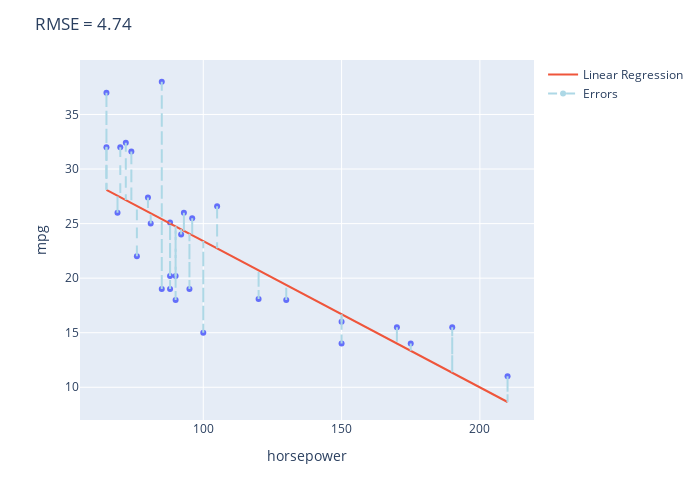

The notebook cell this image was saved under:
### Markdown cell above
The plot below shows the best-fitting linear regression model, along with the errors:

### Code cell
# generate predictions from the parameter estimates
predictions_lin_reg_1 = intercept_lin_reg_1 + slope_lin_reg_1*sample['horsepower']

# calculate the errors (AKA the residuals)
errors = sample['mpg'] - predictions_lin_reg_1

# create the plot
fig = px.scatter(x='horsepower', y='mpg', data_frame=sample, hover_data='name')
xs_for_plot = np.linspace(sample['horsepower'].min(), sample['horsepower'].max())
fig.add_trace(go.Scatter(x=xs_for_plot, y=intercept_lin_reg_1 + slope_lin_reg_1*xs_for_plot, name='Linear Regression'))
fig.add_trace(go.Scatter(x=[None], y =[None], name='Errors',   line={'dash':'dash', 'color': 'lightblue'}))
for i in np.arange(len(sample)):
    fig.add_shape(go.layout.Shape(x1=sample.iloc[i]['horsepower'],
                                  x0=sample.iloc[i]['horsepower'],
                                  y0=sample.iloc[i]['mpg'],
                                  y1=intercept_lin_reg_1 + slope_lin_reg_1 * sample.iloc[i]['horsepower'],
                                  name='Errors' if i == 0 else "",
                                  line={'dash':'dash', 'color': 'lightblue'}
                                  ))
fig.update_layout(width=700, height=500,
                  title=f'RMSE = {round(rmse([intercept_lin_reg_1, slope_lin_reg_1],sample["horsepower"], sample["mpg"]),2)}')
fig.show()

### Figure 1 — Plotly figure (JSON) as saved in the notebook; plotly's stock layout.template omitted (floating-point values rounded to 4 significant figures)
{"data": [{"customdata": [["oldsmobile cutlass ls"], ["ford fairmont futura"], ["chevrolet nova"], ["plymouth valiant custom"], ["plymouth arrow gs"], ["amc concord d/l"], ["chevrolet monte carlo landau"], ["toyota corolla 1200"], ["pontiac catalina brougham"], ["amc spirit dl"], ["chevrolet chevelle malibu"], ["ford granada gl"], ["ford torino 500"], ["opel 1900"], ["chrysler cordoba"], ["amc rebel sst"], ["renault 12 (sw)"], ["amc concord dl 6"], ["oldsmobile cutlass ciera (diesel)"], ["datsun b-210"], ["maxda rx3"], ["ford fairmont (man)"], ["mazda 626"], ["honda accord"], ["dodge d200"], ["subaru"], ["ford pinto"], ["plymouth fury gran sedan"], ["datsun 210 mpg"], ["volkswagen 411 (sw)"]], "hovertemplate": "horsepower=%{x}<br>mpg=%{y}<br>name=%{customdata[0]}<extra></extra>", "legendgroup": "", "marker": {"color": "#636efa", "symbol": "circle"}, "mode": "markers", "name": "", "orientation": "v", "showlegend": false, "type": "scatter", "x": [105, 92, 100, 95, 96, 120, 170, 65, 175, 80, 130, 88, 88, 81, 190, 150, 69, 90, 85, 70, 90, 88, 74, 72, 210, 93, 85, 150, 65, 76], "xaxis": "x", "y": [26.6, 24, 15, 19, 25.5, 18.1, 15.5, 32, 14, 27.4, 18, 20.2, 19, 25, 15.5, 16, 26, 20.2, 38, 32, 18, 25.1, 31.6, 32.4, 11, 26, 19, 14, 37, 22], "yaxis": "y"}, {"name": "Linear Regression", "type": "scatter", "x": [65, 67.96, 70.92, 73.88, 76.84, 79.8, 82.76, 85.71, 88.67, 91.63, 94.59, 97.55, 100.5, 103.5, 106.4, 109.4, 112.3, 115.3, 118.3, 121.2, 124.2, 127.1, 130.1, 133.1, 136.0, 139.0, 141.9, 144.9, 147.9, 150.8, 153.8, 156.7, 159.7, 162.7, 165.6, 168.6, 171.5, 174.5, 177.4, 180.4, 183.4, 186.3, 189.3, 192.2, 195.2, 198.2, 201.1, 204.1, 207.0, 210], "y": [28.1, 27.7, 27.31, 26.91, 26.51, 26.11, 25.72, 25.32, 24.92, 24.53, 24.13, 23.73, 23.34, 22.94, 22.54, 22.15, 21.75, 21.35, 20.95, 20.56, 20.16, 19.76, 19.37, 18.97, 18.57, 18.18, 17.78, 17.38, 16.99, 16.59, 16.19, 15.79, 15.4, 15.0, 14.6, 14.21, 13.81, 13.41, 13.02, 12.62, 12.22, 11.83, 11.43, 11.03, 10.63, 10.24, 9.841, 9.444, 9.047, 8.65]}, {"line": {"color": "lightblue", "dash": "dash"}, "name": "Errors", "type": "scatter", "x": [null], "y": [null]}], "layout": {"height": 500, "legend": {"tracegroupgap": 0}, "margin": {"t": 60}, "shapes": [{"line": {"color": "lightblue", "dash": "dash"}, "name": "Errors", "x0": 105, "x1": 105, "y0": 26.6, "y1": 22.73}, {"line": {"color": "lightblue", "dash": "dash"}, "name": "", "x0": 92, "x1": 92, "y0": 24, "y1": 24.48}, {"line": {"color": "lightblue", "dash": "dash"}, "name": "", "x0": 100, "x1": 100, "y0": 15, "y1": 23.4}, {"line": {"color": "lightblue", "dash": "dash"}, "name": "", "x0": 95, "x1": 95, "y0": 19, "y1": 24.08}, {"line": {"color": "lightblue", "dash": "dash"}, "name": "", "x0": 96, "x1": 96, "y0": 25.5, "y1": 23.94}, {"line": {"color": "lightblue", "dash": "dash"}, "name": "", "x0": 120, "x1": 120, "y0": 18.1, "y1": 20.72}, {"line": {"color": "lightblue", "dash": "dash"}, "name": "", "x0": 170, "x1": 170, "y0": 15.5, "y1": 14.02}, {"line": {"color": "lightblue", "dash": "dash"}, "name": "", "x0": 65, "x1": 65, "y0": 32, "y1": 28.1}, {"line": {"color": "lightblue", "dash": "dash"}, "name": "", "x0": 175, "x1": 175, "y0": 14, "y1": 13.34}, {"line": {"color": "lightblue", "dash": "dash"}, "name": "", "x0": 80, "x1": 80, "y0": 27.4, "y1": 26.09}, {"line": {"color": "lightblue", "dash": "dash"}, "name": "", "x0": 130, "x1": 130, "y0": 18, "y1": 19.38}, {"line": {"color": "lightblue", "dash": "dash"}, "name": "", "x0": 88, "x1": 88, "y0": 20.2, "y1": 25.01}, {"line": {"color": "lightblue", "dash": "dash"}, "name": "", "x0": 88, "x1": 88, "y0": 19, "y1": 25.01}, {"line": {"color": "lightblue", "dash": "dash"}, "name": "", "x0": 81, "x1": 81, "y0": 25, "y1": 25.95}, {"line": {"color": "lightblue", "dash": "dash"}, "name": "", "x0": 190, "x1": 190, "y0": 15.5, "y1": 11.33}, {"line": {"color": "lightblue", "dash": "dash"}, "name": "", "x0": 150, "x1": 150, "y0": 16, "y1": 16.7}, {"line": {"color": "lightblue", "dash": "dash"}, "name": "", "x0": 69, "x1": 69, "y0": 26, "y1": 27.56}, {"line": {"color": "lightblue", "dash": "dash"}, "name": "", "x0": 90, "x1": 90, "y0": 20.2, "y1": 24.75}, {"line": {"color": "lightblue", "dash": "dash"}, "name": "", "x0": 85, "x1": 85, "y0": 38, "y1": 25.42}, {"line": {"color": "lightblue", "dash": "dash"}, "name": "", "x0": 70, "x1": 70, "y0": 32, "y1": 27.43}, {"line": {"color": "lightblue", "dash": "dash"}, "name": "", "x0": 90, "x1": 90, "y0": 18, "y1": 24.75}, {"line": {"color": "lightblue", "dash": "dash"}, "name": "", "x0": 88, "x1": 88, "y0": 25.1, "y1": 25.01}, {"line": {"color": "lightblue", "dash": "dash"}, "name": "", "x0": 74, "x1": 74, "y0": 31.6, "y1": 26.89}, {"line": {"color": "lightblue", "dash": "dash"}, "name": "", "x0": 72, "x1": 72, "y0": 32.4, "y1": 27.16}, {"line": {"color": "lightblue", "dash": "dash"}, "name": "", "x0": 210, "x1": 210, "y0": 11, "y1": 8.65}, {"line": {"color": "lightblue", "dash": "dash"}, "name": "", "x0": 93, "x1": 93, "y0": 26, "y1": 24.34}, {"line": {"color": "lightblue", "dash": "dash"}, "name": "", "x0": 85, "x1": 85, "y0": 19, "y1": 25.42}, {"line": {"color": "lightblue", "dash": "dash"}, "name": "", "x0": 150, "x1": 150, "y0": 14, "y1": 16.7}, {"line": {"color": "lightblue", "dash": "dash"}, "name": "", "x0": 65, "x1": 65, "y0": 37, "y1": 28.1}, {"line": {"color": "lightblue", "dash": "dash"}, "name": "", "x0": 76, "x1": 76, "y0": 22, "y1": 26.62}], "title": {"text": "RMSE = 4.74"}, "width": 700, "xaxis": {"anchor": "y", "domain": [0, 1], "title": {"text": "horsepower"}}, "yaxis": {"anchor": "x", "domain": [0, 1], "title": {"text": "mpg"}}}}
